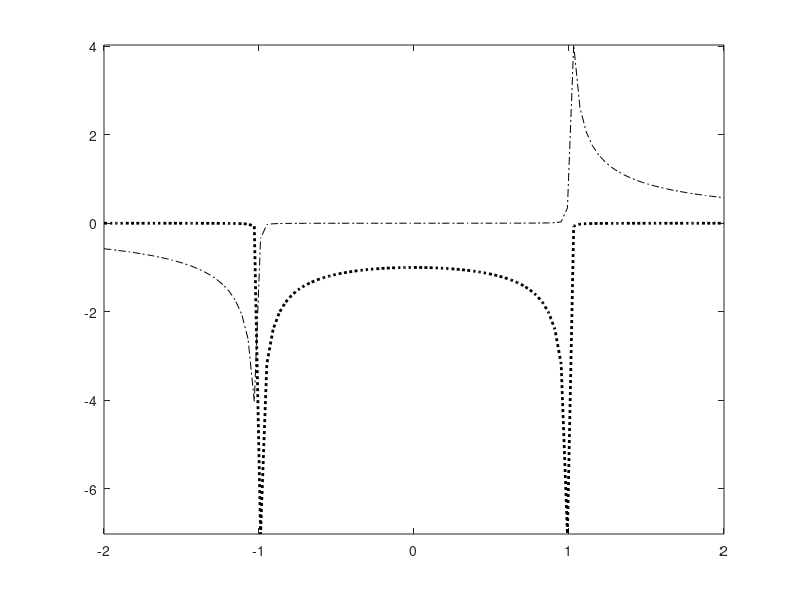

Here is the MATLAB script that generated this plot: (Note: this script raises an error after producing the figure.)
%copyright by J. E Hasbun and T. Datta
%Green_1D.m
%It calculates the real and imaginary parts of a one-dimensional
%Green's function for a nearest neighbor tight binding model
%where the band energy Ek=-2*gamma*cos(ka)
clear
el=-2;
eu=2;
Ne=100;
es=(eu-el)/(Ne-1);
gam=1/2;                       %band energy parameter (in Ha)
zim=complex(0.,1.0);
delta=1.e-3;                   %for the small imaginary part
for i=1:Ne
  e0(i)=el+(i-1)*es;
  g00(i)=e0(i)/(sqrt((e0(i)+zim*delta)^2-4*gam^2)*abs(e0(i)));
end
plot(e0,real(g00),'k-.')
hold on
plot(e0,imag(g00),'k:','LineWidth',2)
axis tight
legend('Real(G_{00})','Im(G_{00})',0)
xlabel('E (Ha)','FontSize',12)
ylabel('G_{00} (1/Ha)','FontSize',12)
title('One-Dimensional Green''s Function','FontSize',12)
